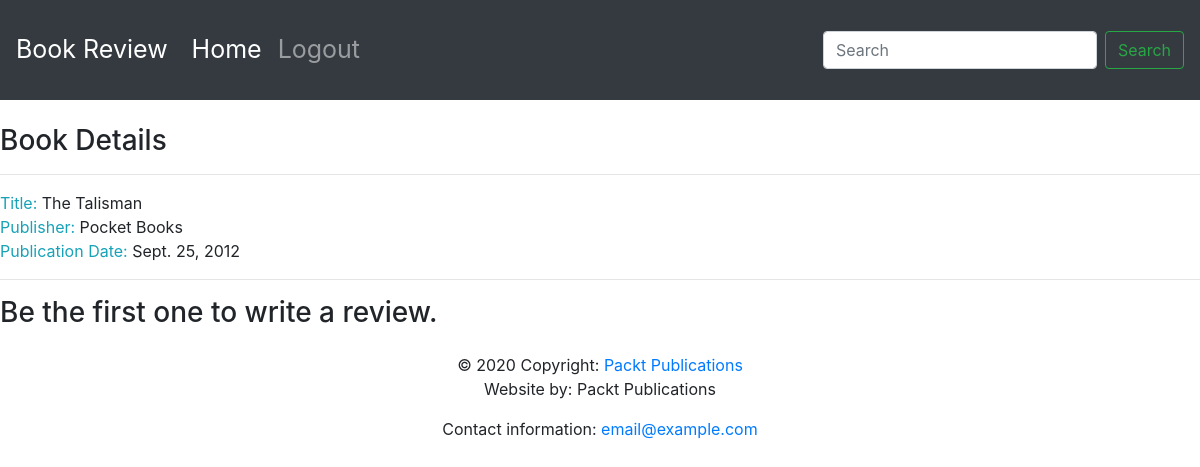
Page /books/4/ on the earlier database version.
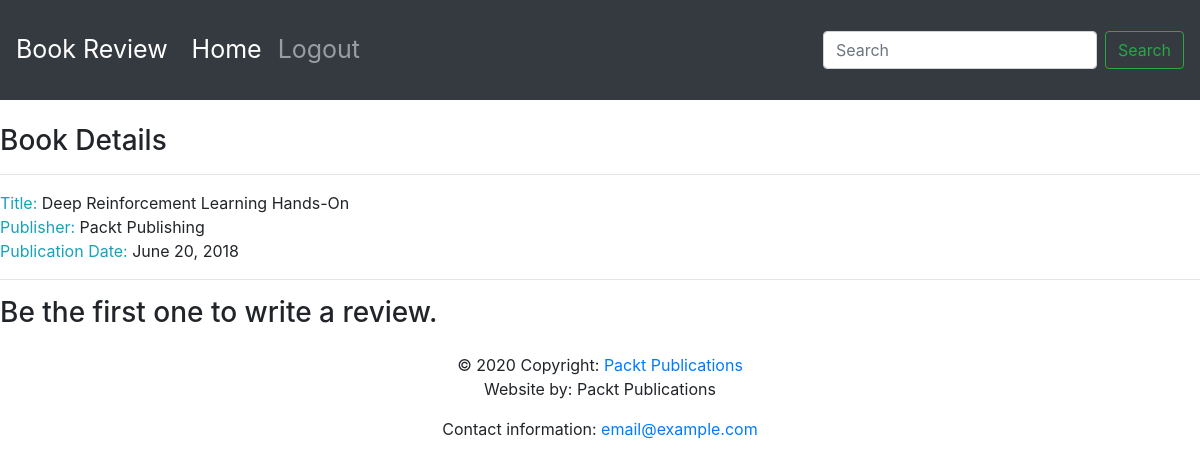
Same page on the later database version.
### reviews/models.py (models this page shows, shortened)
class Book(models.Model):
    title = models.CharField(
        max_length=70, help_text="The title of the book.")
    publication_date = models.DateField(
        verbose_name="Date the book was published.")
    isbn = models.CharField(
        max_length=20, verbose_name="ISBN number of the book.")
    publisher = models.ForeignKey(
        Publisher, on_delete=models.CASCADE)
    contributors = models.ManyToManyField("Contributor", through="BookContributor")

class Publisher(models.Model):
    name = models.CharField(
        max_length=50,
        help_text="The name of the Publisher.")
    website = models.URLField(
        help_text="The Publisher's website.")
    email = models.EmailField(
        help_text="The Publisher's email addres.")
    def __str__(self):
        return self.name

### reviews/views.py (the view)
# urls.py: path('books/<int:pk>/', views.book_detail, name='book_detail')
def book_detail(request, pk):
    book = get_object_or_404(Book,pk=pk)
    reviews = book.review_set.all()
    if reviews:
        book_rating = average_rating([review.rating for review in reviews])
        context= {
            "book": book,
            "book_rating": book_rating,
            "reviews": reviews
        }
    else:
        context = {
            "book": book,
            "book_rating": None,
            "reviews": None
        }
    return render(request, "reviews/book_detail.html", context)

### reviews/templates/reviews/book_detail.html (shortened to what this page needs)
{% extends 'base.html' %}
{% block content %}
      <br>
      <h3>Book Details</h3>
      <hr>
      <span class="text-info">Title: </span> <span>{{ book.title }}</span>
      <br>
      <span class="text-info">Publisher: </span><span>{{ book.publisher }}</span>
      <br>
      <span class="text-info">Publication Date: </span><span>{{ book.publication_date }}</span>
      <br>
      {% if not reviews %}
            <hr>
            <h3>Be the first one to write a review.</h3>
      {% endif %}
{% endblock %}

Differences in the rows shown:
changed Book: title "The Talisman" → "Deep Reinforcement Learning Hands-On"; publisher "Pocket Books" → "Packt Publishing"; publication_date "Sept. 25, 2012" → "June 20, 2018"
